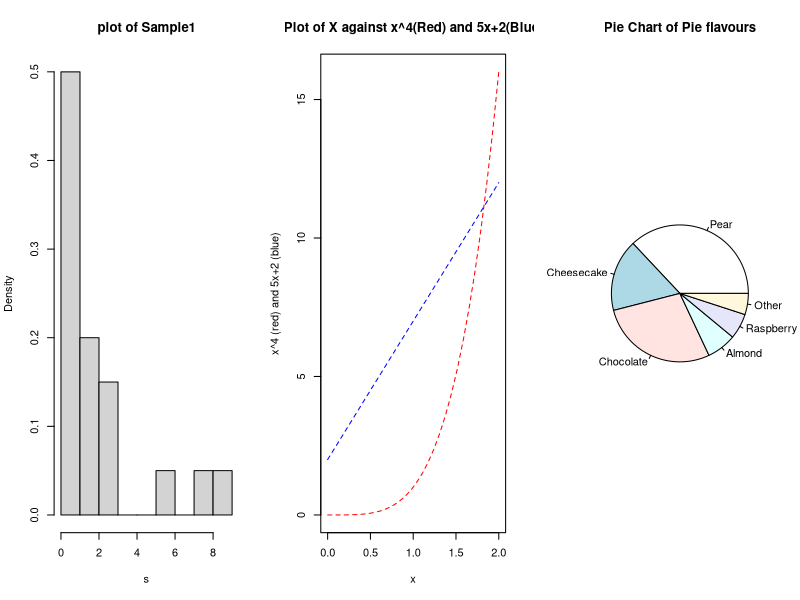

Write the R code that produced this figure.
#a
s=scan("sample1.txt")
par(mfrow=c(1,3))
hist(s,probability = T,main = "plot of Sample1")

#b
y = function(x){
  x^4
}
extra = function(x){
  5*x+2
}
x=seq(0,2,length = 30)
plot(x,y(x), xlab=
       "x",ylab="x^4 (red) and 5x+2 (blue)", main="Plot of X against x^4(Red) and 5x+2(Blue)",type="l",
     col="red", lty=2)
points(x,extra(x),col = "blue",type="l",lty=2)
#c

#is.numeric(school): Checks if the object school has nummeric elements
#table(school): Creates a table from the elements in the school object
#barplot(table(school):Creates a bar plot with vertical or horizontal bars from the table created from the school object.
#col=c("blue","green", "black","yellow")): Creates a vector c from the elements "blue","green", "black","yellow"

#d
proportions = c(0.37, 0.17, 0.28, 0.07, 0.06, 0.05)
flavours = c("Pear","Cheesecake", "Chocolate", "Almond", "Raspberry","Other")
pie(proportions, labels = flavours, main="Pie Chart of Pie flavours")